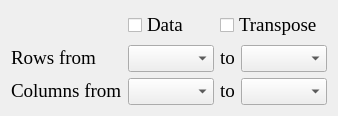
             <widget class="QWidget" name="tab_8">
              <property name="sizePolicy">
               <sizepolicy hsizetype="Preferred" vsizetype="Preferred">
                <horstretch>1</horstretch>
                <verstretch>0</verstretch>
               </sizepolicy>
              </property>
              <attribute name="title">
               <string>Data Values</string>
              </attribute>
              <layout class="QGridLayout" name="gridLayout_4">
               <item row="0" column="1">
                <widget class="QCheckBox" name="check_Datavalue">
                 <property name="sizePolicy">
                  <sizepolicy hsizetype="Expanding" vsizetype="Fixed">
                   <horstretch>1</horstretch>
                   <verstretch>0</verstretch>
                  </sizepolicy>
                 </property>
                 <property name="font">
                  <font>
                   <family>Times New Roman</family>
                   <pointsize>14</pointsize>
                  </font>
                 </property>
                 <property name="autoFillBackground">
                  <bool>false</bool>
                 </property>
                 <property name="text">
                  <string>Data</string>
                 </property>
                 <property name="iconSize">
                  <size>
                   <width>20</width>
                   <height>20</height>
                  </size>
                 </property>
                </widget>
               </item>
               <item row="0" column="2" colspan="2">
                <widget class="QCheckBox" name="check_Transpose">
                 <property name="font">
                  <font>
                   <family>Times New Roman</family>
                   <pointsize>14</pointsize>
                  </font>
                 </property>
                 <property name="text">
                  <string>Transpose</string>
                 </property>
                 <property name="iconSize">
                  <size>
                   <width>20</width>
                   <height>20</height>
                  </size>
                 </property>
                 <property name="tristate">
                  <bool>false</bool>
                 </property>
                </widget>
               </item>
               <item row="1" column="0">
                <widget class="QLabel" name="label_Datarowfrom">
                 <property name="sizePolicy">
                  <sizepolicy hsizetype="Fixed" vsizetype="Fixed">
                   <horstretch>0</horstretch>
                   <verstretch>0</verstretch>
                  </sizepolicy>
                 </property>
                 <property name="font">
                  <font>
                   <family>Times New Roman</family>
                   <pointsize>14</pointsize>
                  </font>
                 </property>
                 <property name="text">
                  <string>&lt;html&gt;&lt;head/&gt;&lt;body&gt;&lt;p&gt;Rows from&lt;/p&gt;&lt;/body&gt;&lt;/html&gt;</string>
                 </property>
                </widget>
               </item>
               <item row="1" column="1">
                <widget class="QComboBox" name="combo_Datarowbegin">
                 <property name="sizePolicy">
                  <sizepolicy hsizetype="Expanding" vsizetype="Fixed">
                   <horstretch>0</horstretch>
                   <verstretch>0</verstretch>
                  </sizepolicy>
                 </property>
                 <property name="font">
                  <font>
                   <family>Times New Roman</family>
                   <pointsize>12</pointsize>
                  </font>
                 </property>
                </widget>
               </item>
               <item row="1" column="2">
                <widget class="QLabel" name="label_Datarowtill">
                 <property name="sizePolicy">
                  <sizepolicy hsizetype="Fixed" vsizetype="Preferred">
                   <horstretch>0</horstretch>
                   <verstretch>0</verstretch>
                  </sizepolicy>
                 </property>
                 <property name="font">
                  <font>
                   <family>Times New Roman</family>
                   <pointsize>14</pointsize>
                  </font>
                 </property>
                 <property name="text">
                  <string>&lt;html&gt;&lt;head/&gt;&lt;body&gt;&lt;p&gt;to&lt;/p&gt;&lt;/body&gt;&lt;/html&gt;</string>
                 </property>
                </widget>
               </item>
               <item row="1" column="3">
                <widget class="QComboBox" name="combo_Datarowend">
                 <property name="sizePolicy">
                  <sizepolicy hsizetype="Expanding" vsizetype="Fixed">
                   <horstretch>1</horstretch>
                   <verstretch>0</verstretch>
                  </sizepolicy>
                 </property>
                 <property name="font">
                  <font>
                   <family>Times New Roman</family>
                   <pointsize>12</pointsize>
                  </font>
                 </property>
                </widget>
               </item>
               <item row="2" column="0">
                <widget class="QLabel" name="label_Datacolfrom">
                 <property name="sizePolicy">
                  <sizepolicy hsizetype="Fixed" vsizetype="Fixed">
                   <horstretch>0</horstretch>
                   <verstretch>0</verstretch>
                  </sizepolicy>
                 </property>
                 <property name="font">
                  <font>
                   <family>Times New Roman</family>
                   <pointsize>14</pointsize>
                  </font>
                 </property>
                 <property name="text">
                  <string>&lt;html&gt;&lt;head/&gt;&lt;body&gt;&lt;p&gt;Columns from&lt;/p&gt;&lt;/body&gt;&lt;/html&gt;</string>
                 </property>
                </widget>
               </item>
               <item row="2" column="1">
                <widget class="QComboBox" name="combo_Datacolbegin">
                 <property name="sizePolicy">
                  <sizepolicy hsizetype="Expanding" vsizetype="Fixed">
                   <horstretch>0</horstretch>
                   <verstretch>0</verstretch>
                  </sizepolicy>
                 </property>
                 <property name="font">
                  <font>
                   <family>Times New Roman</family>
                   <pointsize>12</pointsize>
                  </font>
                 </property>
                </widget>
               </item>
               <item row="2" column="2">
                <widget class="QLabel" name="label_Datacoltill">
                 <property name="sizePolicy">
                  <sizepolicy hsizetype="Fixed" vsizetype="Preferred">
                   <horstretch>0</horstretch>
                   <verstretch>0</verstretch>
                  </sizepolicy>
                 </property>
                 <property name="font">
                  <font>
                   <family>Times New Roman</family>
                   <pointsize>14</pointsize>
                  </font>
                 </property>
                 <property name="text">
                  <string>&lt;html&gt;&lt;head/&gt;&lt;body&gt;&lt;p&gt;to&lt;/p&gt;&lt;/body&gt;&lt;/html&gt;</string>
                 </property>
                </widget>
               </item>
               <item row="2" column="3">
                <widget class="QComboBox" name="combo_Datacolend">
                 <property name="sizePolicy">
                  <sizepolicy hsizetype="Expanding" vsizetype="Fixed">
                   <horstretch>1</horstretch>
                   <verstretch>0</verstretch>
                  </sizepolicy>
                 </property>
                 <property name="font">
                  <font>
                   <family>Times New Roman</family>
                   <pointsize>12</pointsize>
                  </font>
                 </property>
                </widget>
               </item>
              </layout>
             </widget>
